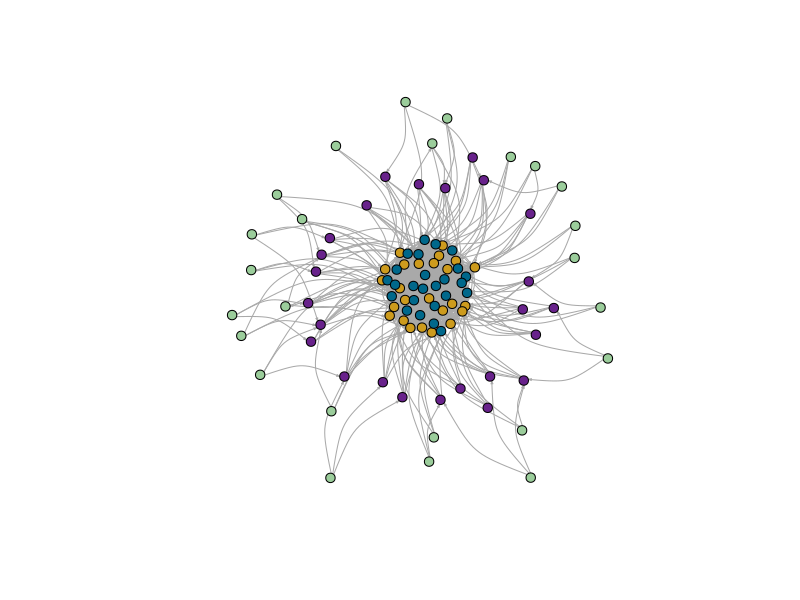

This figure's R source:
###########################################################################################################

# Simulate network with SBM and node-specific max degree

###########################################################################################################
# Load packages
#install.packages("igraph")
library(igraph)

# Load function
simulate_SBM_max_degree <- function(n, block_sizes, block_probs, max_deg, block_assignments) {
  adj_matrix <- matrix(0, nrow = n, ncol = n)
  for (i in 1:n) {
    potential_out_edges <- setdiff(1:n, i)
    prob <- block_probs[block_assignments[i], block_assignments[potential_out_edges]]
    prob[is.na(prob)] <- 0
    out_edges <- sample(potential_out_edges, size = max_deg[i], replace = TRUE, prob = prob)
    adj_matrix[i, out_edges] <- 1
      }
  return(adj_matrix)
}

###########################################################################################################

# Specify the number of nodes and the number of blocks
N <- 100
num_blocks <- 4
block_sizes <- c(25, 25, 25, 25)

#creat a data frame for individuals and their IDs
indiv <- data.frame(
			ID = 1:N, 
			block_assignments = rep(1:4, each=25)
				)

# Define maximum out-degree for each node
# Here we create a vector of max outdegrees for each block
# But you can just supply the vector of food return counts
food_returns <- c(rep(3, 25), rep(20, 25), rep(25, 25), rep(5, 25))
max_deg <- food_returns

# Specify the probability of a connection between each pair of blocks
# This is the probability of each block sharing with each other block
# e.g., think of block 1 as kids and they are very unlike to share
# row 2 could be young adults and they're likely to share most with children and elderly (i.e., elements 1 and 4 in that row)
# Need to play around with the probabilities
block_probs <- matrix(c(0.0001, 0.0001, 0.0001, 0.0001,
                        0.2, 0.05, 0.05, 0.05,
                        0.2, 0.05, 0.05, 0.05,
                        0.2, 0.0001, 0.0001, 0.0001),
                      nrow = num_blocks, ncol = num_blocks)
block_probs

# Generate the network
network <- simulate_SBM_max_degree(N, block_sizes, block_probs, max_deg, indiv$block_assignments)

# Given eventual changing block assignments (e.g., individuals age), should probably create a unique ID for individuals and match on that
g <- graph_from_adjacency_matrix(network)
V(g)$ID <- indiv$ID
V(g)$age_class <- indiv$block_assignments[match(V(g)$ID, indiv$ID)]
V(g)$colour[V(g)$age_class == 1] <- "darkseagreen3"
V(g)$colour[V(g)$age_class == 2] <- "goldenrod3"
V(g)$colour[V(g)$age_class == 3] <- "deepskyblue4"
V(g)$colour[V(g)$age_class == 4] <- "darkorchid4"

# Lets plot to see what the network looks like
# We'll colour by age class 
plot(g, edge.arrow.size=0.15, vertex.size=5,
      vertex.label = NA, vertex.color = V(g)$colour, edge.curved=0.4, layout = layout_nicely)
